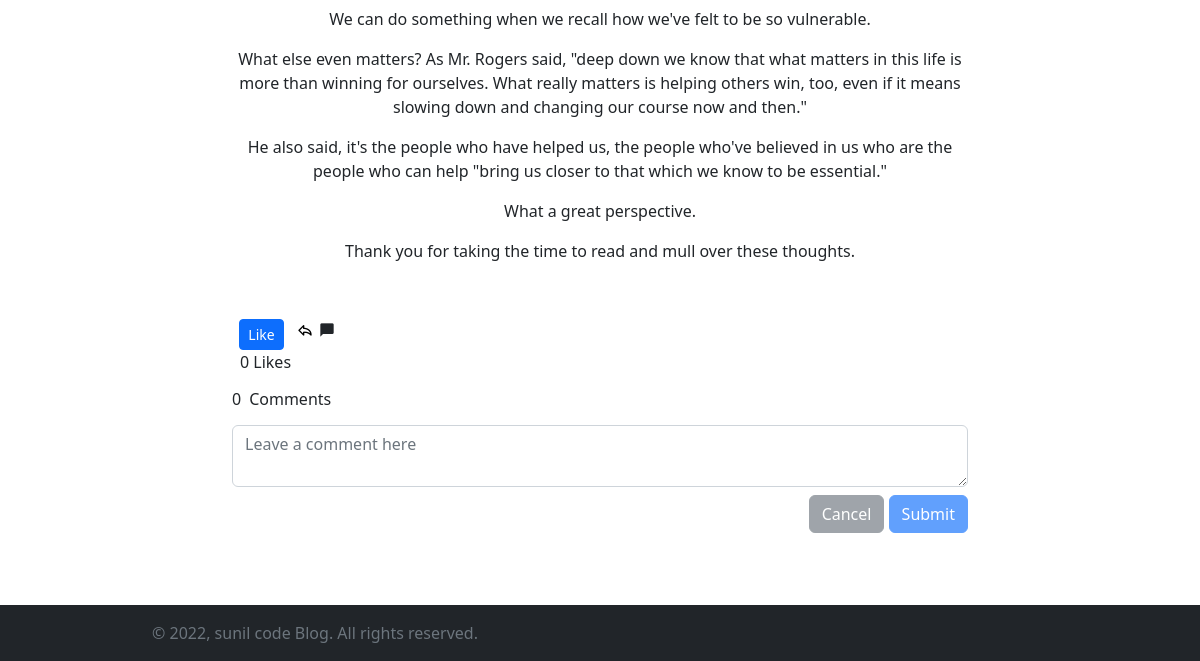
The page /blog/what-is-essential-is-invisible-to-the-eye (lower part) on the database as committed earlier.
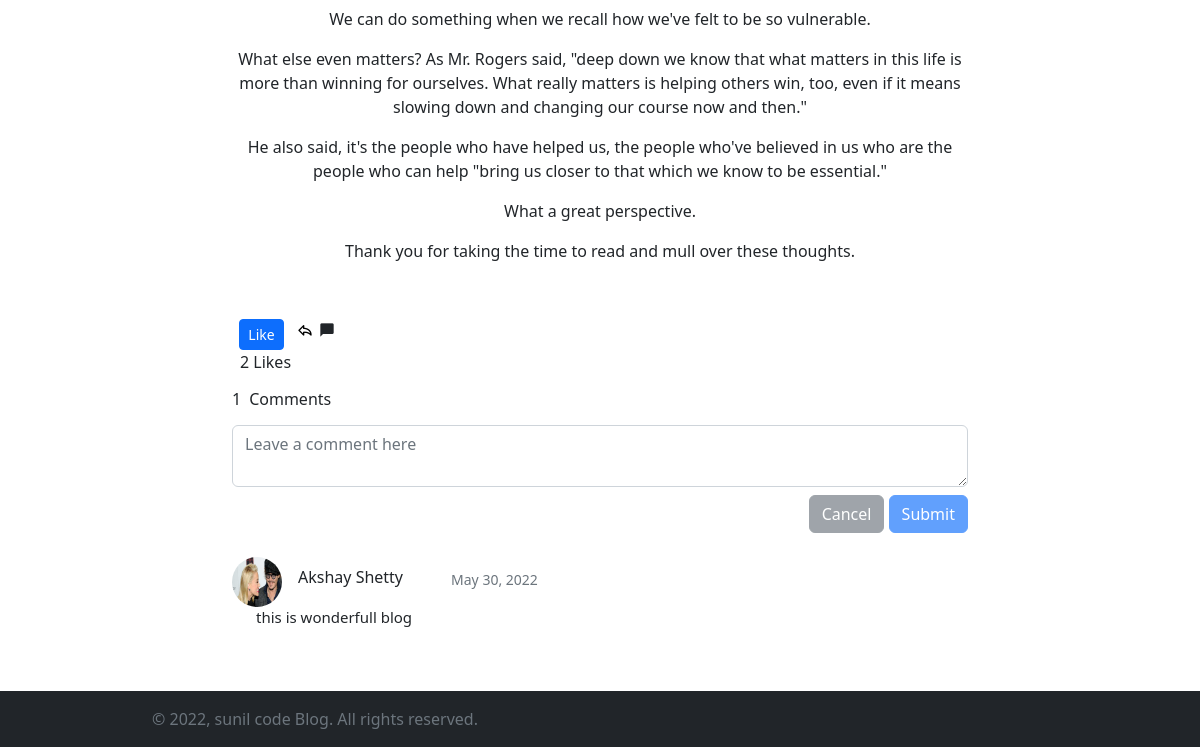
The same page on the database as committed later.
### miniBlog/models.py (models this page shows, shortened)
class BlogModel(models.Model):
    title=models.CharField(max_length=1000)
    content=FroalaField()
    slug=models.SlugField(max_length=1000, null=True,  blank=True)
    image=models.ImageField(upload_to='blog')
    user=models.ForeignKey(User, null=True, blank=True ,on_delete=models.CASCADE)
    created_at=models.DateTimeField(auto_now_add=True)
    upload_to=models.DateTimeField(auto_now=True)
    likes=models.ManyToManyField(User,blank=True, related_name='post_like')
    @property
    def totalLike(self):
        return self.likes.count()

class CommentModel(models.Model):
    user=models.ForeignKey(User,on_delete=models.CASCADE)
    blog=models.ForeignKey(BlogModel,on_delete=models.CASCADE)
    profile=models.ForeignKey(Profile,on_delete=models.CASCADE,null=True)
    comment=models.TextField(max_length=100)
    created_at=models.DateTimeField(auto_now_add=True , null=True)
    upload_to=models.DateTimeField(auto_now=True, null=True)

class Profile(models.Model):
    user=models.OneToOneField(User,on_delete=models.CASCADE)
    is_varified=models.BooleanField(default=False)
    token=models.CharField(max_length=100)
    avatar=models.ImageField(null=True, upload_to='blog' ,default='../static/img/user.png')
    bio=models.TextField(max_length=150, null=True , blank=True, default="this is bio")

### miniBlog/views.py (the view)
# urls.py: path('blog/<slug>',blogDetail,name='blog_detail'),
def blogDetail(request, slug):
    context = {}
    try:
        blog_obj = BlogModel.objects.filter(slug=slug).first()
        comments_obj=CommentModel.objects.filter(blog=blog_obj)
        liked=False
        if blog_obj.likes.filter(id=request.user.id).exists():
            liked=True
        else:
            liked=False
        context['blog_obj'] = blog_obj
        context['comments_obj'] = comments_obj
        context['liked'] = liked
    except Exception as e:
        print(e)
    return render(request, 'blog/blog_detail.html', context)

### templates/blog/blog_detail.html (shortened to what this page needs)
{% extends './base.html' %}
{% load static %}
{% block start %}
<section>
  <div class="container mt-5 mb-5">
    <div class="row text-center">
      <div class="col-xl-8 col-lg-10 mx-auto">
        <div class="text-content">
          {{blog_obj.content | safe}}
        </div>
        <div class="like-and-share-section d-flex">
          <div class="like">
            <form action="{% url 'post_like' blog_obj.slug %}" method="post">
              {% if liked %}
              <button type="submit" name="post_id" value="{{blog_obj.id}}" class="btn btn-primary btn-sm">UnLike</button>
              {% else %}
              <button type="submit" name="post_id" value="{{blog_obj.id}}" class="btn btn-primary btn-sm">Like</button>
              {% endif %}
            </form>
            <span class="ms-2" id="count-like">{{blog_obj.totalLike}} Likes</span>
          </div>
          <div class="share">
            <button type="button" class="share-btn" data-bs-toggle="modal" data-bs-target="#share" onclick="getLink()">
              <i class='bx bx-share'></i>
            </button>
          </div>
          <div class="com">
            <i class='bx bxs-comment'></i>
          </div>
        </div>
        <div class="comment-section pt-3">
          <div class="count-comments mb-3 h6 text-start">
            <span class="me-2">{{comments_obj.count}}</span><span>Comments</span>
          </div>
          <form action="{% url 'comment-add' blog_obj.slug %}" method="post" id="comment-form">
            <textarea class="form-control" placeholder="Leave a comment here" id="comment" name='comment'
              onkeyup="btnEnable(this.value)"></textarea>
            <div class="comment-btn mt-2 text-end">
              <button type="reset" class="btn btn-secondary disabled" id="comment-cancel">Cancel</button>
              <button type="submit" class="btn btn-primary disabled" id="comment-submit"
                onclick="UpdataComment()">Submit</button>
            </div>
          </form>
        </div>
        <div class="display-comments mt-4">
          {% for comment in comments_obj %}
          <div class="comment">
            <div class="c-user-detail ">
              <div class="comment-avatar-div me-3">
                <img src="{{comment.profile.avatar.url}}" alt="" class="img me-3 rounded-circle">
              </div>
              <h6><a class="text-decoration-none text-dark" href="{% url 'blog_publisher' comment.user.username%}">{{comment.user.first_name}} {{comment.user.last_name}}</a></h6>
              <small class="ms-5 tex-sm mb-1 text-muted">{{comment.created_at | date}}</small>
            </div>
            <p class="text-start comment-text ms-4">{{comment.comment}}</p>
          </div>
          {% endfor %}
        </div>
      </div>
    </div>
</section>
<div class="toast-container position-fixed bottom-0 end-0 p-3" >
</div>
{% endblock %}

Rows that differ between the two databases and show on the page:
computed for BlogModel: totalLike "0" → "2"
added CommentModel: profile.avatar (picture), user.first_name "Akshay", user.last_name "Shetty", created_at "May 30, 2022", comment "this is wonderfull blog"
Other text that changed with them:
{{ comments_obj.count }}: "0" → "1"
